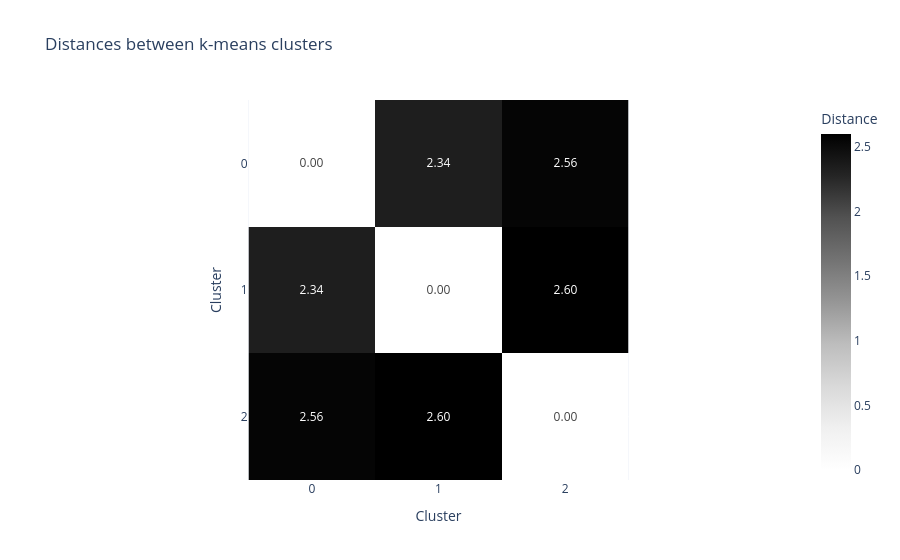

Write notebook code for a chart like this one.
### Code cell
distances_plot = kairo.plot_kmeans_distances(kmeans)
distances_plot.show()

### Figure 1 — Plotly figure (JSON) as saved in the notebook; plotly's stock layout.template omitted (floating-point values rounded to 4 significant figures)
{"data": [{"coloraxis": "coloraxis", "hovertemplate": "Cluster: %{x}<br>Cluster: %{y}<br>Distance: %{z}<extra></extra>", "name": "0", "texttemplate": "%{z:.2f}", "type": "heatmap", "x": ["0", "1", "2"], "xaxis": "x", "y": ["0", "1", "2"], "yaxis": "y", "z": [[0.0, 2.336, 2.561], [2.336, 0.0, 2.601], [2.561, 2.601, 0.0]]}], "layout": {"coloraxis": {"colorbar": {"title": {"text": "Distance"}}, "colorscale": [[0, "rgb(255,255,255)"], [0.125, "rgb(240,240,240)"], [0.25, "rgb(217,217,217)"], [0.375, "rgb(189,189,189)"], [0.5, "rgb(150,150,150)"], [0.625, "rgb(115,115,115)"], [0.75, "rgb(82,82,82)"], [0.875, "rgb(37,37,37)"], [1, "rgb(0,0,0)"]]}, "title": {"text": "Distances between k-means clusters"}, "xaxis": {"anchor": "y", "constrain": "domain", "domain": [0, 1], "scaleanchor": "y", "title": {"text": "Cluster"}}, "yaxis": {"anchor": "x", "autorange": "reversed", "constrain": "domain", "domain": [0, 1], "title": {"text": "Cluster"}}}}
